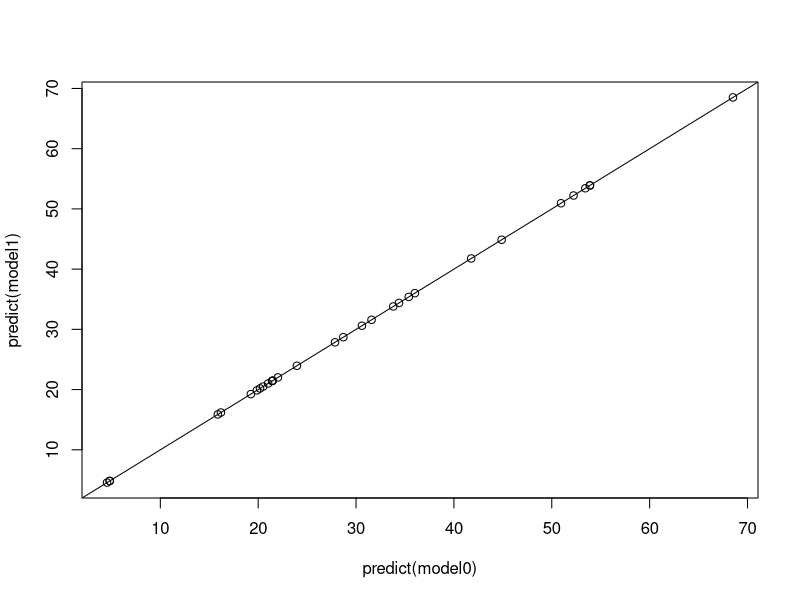
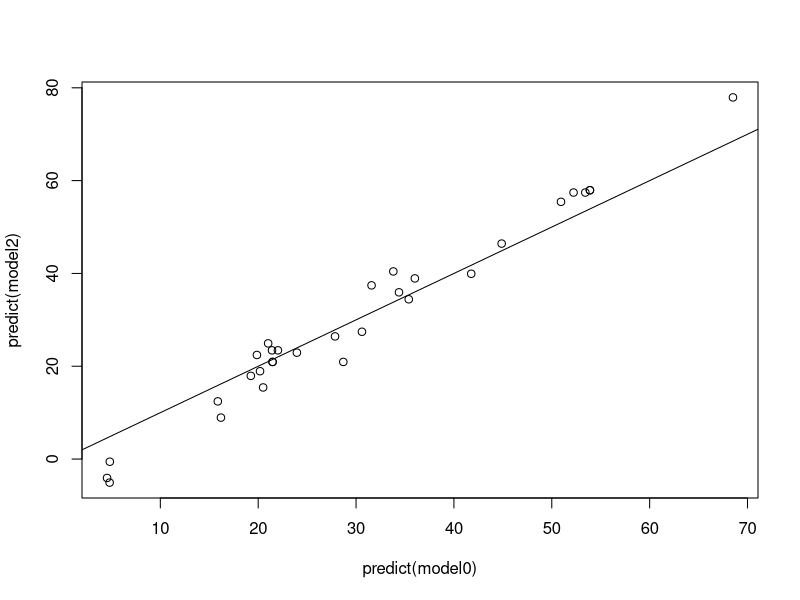

The R source for these figures, in order:
library(mice)


### Name: fix.coef
### Title: Fix coefficients and update model
### Aliases: fix.coef

### ** Examples

model0 <- lm(Volume ~ Girth + Height, data = trees)
formula(model0)
coef(model0)
deviance(model0)

# refit same model
model1 <- fix.coef(model0)
formula(model1)
coef(model1)
deviance(model1)

# change the beta's
model2 <- fix.coef(model0, beta = c(-50, 5, 1))
coef(model2)
deviance(model2)

# compare predictions
plot(predict(model0), predict(model1)); abline(0,1)
plot(predict(model0), predict(model2)); abline(0,1)

# compare proportion explained variance
cor(predict(model0), predict(model0) + residuals(model0))^2
cor(predict(model1), predict(model1) + residuals(model1))^2
cor(predict(model2), predict(model2) + residuals(model2))^2

# extract offset from constrained model
summary(model2$model$offset)

# it also works with factors and missing data
model0 <- lm(bmi ~ age + hyp + chl, data = nhanes2)
model1 <- fix.coef(model0)
model2 <- fix.coef(model0, beta = c(15, -8, -8, 2, 0.2))
